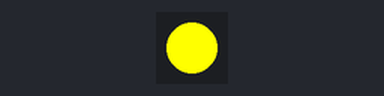
Recording of a sketch running on a simulated Arduino Uno, built with avr-gcc and run on an emulated ATmega328P. Parts: 1 RGB LEDs in strip order, left to right.

Above: at 0.2 s.
At 0.7 s:
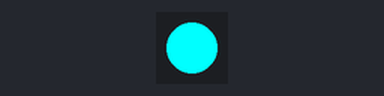
At 3.5 s:
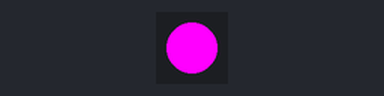
Timing chart, 0 to 4.6 s (numbered marks = the images above):
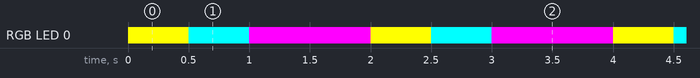

The sketch:

RP2040_Blink11.ino
```cpp
#include <Adafruit_NeoPixel.h>

#define POWER_PIN 11
#define DATA_PIN  12
#define NUMPIXELS 1

// Initialize the NeoPixel library
Adafruit_NeoPixel pixels(NUMPIXELS, DATA_PIN, NEO_GRB + NEO_KHZ800);

void setup() {
  pinMode(POWER_PIN, OUTPUT);
  digitalWrite(POWER_PIN, HIGH); // Enable RGB LED power
  pixels.begin();
}

void loop() {


  pixels.setPixelColor(0, pixels.Color(255, 255, 0)); // Set color to Red
  pixels.show(); // Push color to LED
  delay(500);
  pixels.setPixelColor(0, pixels.Color(0, 255, 255)); // Set color to Red
  pixels.show(); // Push color to LED
  delay(500);
  pixels.setPixelColor(0, pixels.Color(255, 0, 255)); // Set color to Red
  pixels.show(); // Push color to LED
  delay(500);
  digitalWrite(POWER_PIN, LOW); // Disable RGB LED power
  delay(500);
}
```

Measured:
- by itself, RGB LED 0: repeats every 2.0 s: RGB(0, 255, 255) 0.50 s, RGB(255, 0, 255) 1.0 s, RGB(255, 255, 0) 0.50 s
- by itself, everything shown: repeats every 2.0 s, in 3 steps
